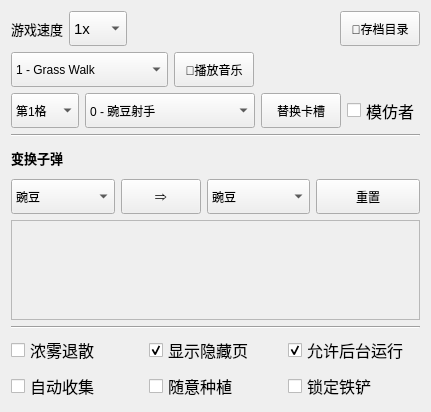
      <widget class="QWidget" name="tab_5">
       <attribute name="title">
        <string>杂项</string>
       </attribute>
       <layout class="QVBoxLayout" name="verticalLayout_6">
        <item>
         <layout class="QHBoxLayout" name="horizontalLayout_4">
          <item>
           <widget class="QLabel" name="label_12">
            <property name="font">
             <font>
              <family>Arial</family>
              <pointsize>10</pointsize>
              <weight>50</weight>
              <bold>false</bold>
             </font>
            </property>
            <property name="text">
             <string>游戏速度</string>
            </property>
           </widget>
          </item>
          <item>
           <widget class="QComboBox" name="comboBox">
            <property name="sizePolicy">
             <sizepolicy hsizetype="Preferred" vsizetype="Fixed">
              <horstretch>0</horstretch>
              <verstretch>0</verstretch>
             </sizepolicy>
            </property>
            <property name="minimumSize">
             <size>
              <width>0</width>
              <height>35</height>
             </size>
            </property>
            <property name="maximumSize">
             <size>
              <width>16777215</width>
              <height>16777215</height>
             </size>
            </property>
            <property name="font">
             <font>
              <family>Arial</family>
              <pointsize>11</pointsize>
              <weight>50</weight>
              <italic>false</italic>
              <bold>false</bold>
             </font>
            </property>
            <property name="currentIndex">
             <number>3</number>
            </property>
            <item>
             <property name="text">
              <string>0.1x</string>
             </property>
            </item>
            <item>
             <property name="text">
              <string>0.2x</string>
             </property>
            </item>
            <item>
             <property name="text">
              <string>0.5x</string>
             </property>
            </item>
            <item>
             <property name="text">
              <string>1x</string>
             </property>
            </item>
            <item>
             <property name="text">
              <string>2x</string>
             </property>
            </item>
            <item>
             <property name="text">
              <string>5x</string>
             </property>
            </item>
            <item>
             <property name="text">
              <string>10x</string>
             </property>
            </item>
           </widget>
          </item>
          <item>
           <spacer name="horizontalSpacer">
            <property name="orientation">
             <enum>Qt::Horizontal</enum>
            </property>
            <property name="sizeHint" stdset="0">
             <size>
              <width>40</width>
              <height>20</height>
             </size>
            </property>
           </spacer>
          </item>
          <item>
           <widget class="QPushButton" name="pushButton_9">
            <property name="minimumSize">
             <size>
              <width>0</width>
              <height>35</height>
             </size>
            </property>
            <property name="text">
             <string>💾存档目录</string>
            </property>
           </widget>
          </item>
         </layout>
        </item>
        <item>
         <layout class="QHBoxLayout" name="horizontalLayout_9">
          <item>
           <widget class="QComboBox" name="comboBox_10">
            <property name="minimumSize">
             <size>
              <width>150</width>
              <height>35</height>
             </size>
            </property>
            <item>
             <property name="text">
              <string>1 - Grass Walk</string>
             </property>
            </item>
            <item>
             <property name="text">
              <string>2 - Moongrains</string>
             </property>
            </item>
            <item>
             <property name="text">
              <string>3 - Watery Graves</string>
             </property>
            </item>
            <item>
             <property name="text">
              <string>4 - Rigor Mormist</string>
             </property>
            </item>
            <item>
             <property name="text">
              <string>5 - Graze the Roof</string>
             </property>
            </item>
            <item>
             <property name="text">
              <string>6 - Choose Your Seeds</string>
             </property>
            </item>
            <item>
             <property name="text">
              <string>7 - Crazy Dave</string>
             </property>
            </item>
            <item>
             <property name="text">
              <string>8 - Zen Garden</string>
             </property>
            </item>
            <item>
             <property name="text">
              <string>9 - Cerebrawl</string>
             </property>
            </item>
            <item>
             <property name="text">
              <string>10 - Loonboon</string>
             </property>
            </item>
            <item>
             <property name="text">
              <string>11 - Ultimate Battle</string>
             </property>
            </item>
            <item>
             <property name="text">
              <string>12 - Brainiac Maniac</string>
             </property>
            </item>
           </widget>
          </item>
          <item>
           <widget class="QPushButton" name="pushButton_17">
            <property name="sizePolicy">
             <sizepolicy hsizetype="Minimum" vsizetype="Fixed">
              <horstretch>0</horstretch>
              <verstretch>0</verstretch>
             </sizepolicy>
            </property>
            <property name="minimumSize">
             <size>
              <width>0</width>
              <height>35</height>
             </size>
            </property>
            <property name="text">
             <string>🎵播放音乐</string>
            </property>
           </widget>
          </item>
          <item>
           <spacer name="horizontalSpacer_3">
            <property name="orientation">
             <enum>Qt::Horizontal</enum>
            </property>
            <property name="sizeHint" stdset="0">
             <size>
              <width>40</width>
              <height>20</height>
             </size>
            </property>
           </spacer>
          </item>
         </layout>
        </item>
        <item>
         <layout class="QHBoxLayout" name="horizontalLayout_16">
          <item>
           <widget class="QComboBox" name="comboBox_19">
            <property name="sizePolicy">
             <sizepolicy hsizetype="Fixed" vsizetype="Preferred">
              <horstretch>0</horstretch>
              <verstretch>0</verstretch>
             </sizepolicy>
            </property>
            <property name="minimumSize">
             <size>
              <width>0</width>
              <height>35</height>
             </size>
            </property>
            <property name="maximumSize">
             <size>
              <width>16777215</width>
              <height>35</height>
             </size>
            </property>
            <property name="currentIndex">
             <number>1</number>
            </property>
            <item>
             <property name="text">
              <string>所有格</string>
             </property>
            </item>
            <item>
             <property name="text">
              <string>第1格</string>
             </property>
            </item>
            <item>
             <property name="text">
              <string>第2格</string>
             </property>
            </item>
            <item>
             <property name="text">
              <string>第3格</string>
             </property>
            </item>
            <item>
             <property name="text">
              <string>第4格</string>
             </property>
            </item>
            <item>
             <property name="text">
              <string>第5格</string>
             </property>
            </item>
            <item>
             <property name="text">
              <string>第6格</string>
             </property>
            </item>
            <item>
             <property name="text">
              <string>第7格</string>
             </property>
            </item>
            <item>
             <property name="text">
              <string>第8格</string>
             </property>
            </item>
            <item>
             <property name="text">
              <string>第9格</string>
             </property>
            </item>
            <item>
             <property name="text">
              <string>第10格</string>
             </property>
            </item>
           </widget>
          </item>
          <item>
           <widget class="QComboBox" name="comboBox_20">
            <property name="sizePolicy">
             <sizepolicy hsizetype="Preferred" vsizetype="Preferred">
              <horstretch>0</horstretch>
              <verstretch>0</verstretch>
             </sizepolicy>
            </property>
            <property name="minimumSize">
             <size>
              <width>170</width>
              <height>35</height>
             </size>
            </property>
            <property name="maximumSize">
             <size>
              <width>170</width>
              <height>35</height>
             </size>
            </property>
            <property name="styleSheet">
             <string notr="true"/>
            </property>
            <item>
             <property name="text">
              <string>0 - 豌豆射手</string>
             </property>
            </item>
            <item>
             <property name="text">
              <string>1 - 向日葵</string>
             </property>
            </item>
            <item>
             <property name="text">
              <string>2 - 樱桃炸弹</string>
             </property>
            </item>
            <item>
             <property name="text">
              <string>3 - 坚果</string>
             </property>
            </item>
            <item>
             <property name="text">
              <string>4 - 土豆雷</string>
             </property>
            </item>
            <item>
             <property name="text">
              <string>5 - 寒冰射手</string>
             </property>
            </item>
            <item>
             <property name="text">
              <string>6 - 大嘴花</string>
             </property>
            </item>
            <item>
             <property name="text">
              <string>7 - 双发射手</string>
             </property>
            </item>
            <item>
             <property name="text">
              <string>8 - 小喷菇</string>
             </property>
            </item>
            <item>
             <property name="text">
              <string>9 - 阳光菇</string>
             </property>
            </item>
            <item>
             <property name="text">
              <string>10 - 大喷菇</string>
             </property>
            </item>
            <item>
             <property name="text">
              <string>11 - 墓碑吞噬者</string>
             </property>
            </item>
            <item>
             <property name="text">
              <string>12 - 魅惑菇</string>
             </property>
            </item>
            <item>
             <property name="text">
              <string>13 - 胆小菇</string>
             </property>
            </item>
            <item>
             <property name="text">
              <string>14 - 寒冰菇</string>
             </property>
            </item>
            <item>
             <property name="text">
              <string>15 - 毁灭菇</string>
             </property>
            </item>
            <item>
             <property name="text">
              <string>16 - 睡莲</string>
             </property>
            </item>
            <item>
             <property name="text">
              <string>17 - 窝瓜</string>
             </property>
            </item>
            <item>
             <property name="text">
              <string>18 - 三线射手</string>
             </property>
            </item>
            <item>
             <property name="text">
              <string>19 - 缠绕水草</string>
             </property>
            </item>
            <item>
             <property name="text">
              <string>20 - 火爆辣椒</string>
             </property>
            </item>
            <item>
             <property name="text">
              <string>21 - 地刺</string>
             </property>
            </item>
            <item>
             <property name="text">
              <string>22 - 火炬树桩</string>
             </property>
            </item>
            <item>
             <property name="text">
              <string>23 - 高坚果</string>
             </property>
            </item>
            <item>
             <property name="text">
              <string>24 - 水兵菇</string>
             </property>
            </item>
            <item>
             <property name="text">
              <string>25 - 路灯花</string>
             </property>
            </item>
            <item>
             <property name="text">
              <string>26 - 仙人掌</string>
             </property>
            </item>
            <item>
             <property name="text">
              <string>27 - 三叶草</string>
             </property>
            </item>
            <item>
             <property name="text">
              <string>28 - 裂荚射手</string>
             </property>
            </item>
            <item>
             <property name="text">
              <string>29 - 杨桃</string>
             </property>
            </item>
            <item>
             <property name="text">
              <string>30 - 南瓜头</string>
             </property>
            </item>
            <item>
             <property name="text">
              <string>31 - 磁力菇</string>
             </property>
            </item>
            <item>
             <property name="text">
              <string>32 - 卷心菜投手</string>
             </property>
            </item>
            <item>
             <property name="text">
              <string>33 - 花盆</string>
             </property>
            </item>
            <item>
             <property name="text">
              <string>34 - 玉米投手</string>
             </property>
            </item>
            <item>
             <property name="text">
              <string>35 - 咖啡豆</string>
             </property>
            </item>
            <item>
             <property name="text">
              <string>36 - 大蒜</string>
             </property>
            </item>
            <item>
             <property name="text">
              <string>37 - 莴苣</string>
             </property>
            </item>
            <item>
             <property name="text">
              <string>38 - 金盏花</string>
             </property>
            </item>
            <item>
             <property name="text">
              <string>39 - 西瓜投手</string>
             </property>
            </item>
            <item>
             <property name="text">
              <string>40 - 机枪射手</string>
             </property>
            </item>
            <item>
             <property name="text">
              <string>41 - 双生向日葵</string>
             </property>
            </item>
            <item>
             <property name="text">
              <string>42 - 忧郁菇</string>
             </property>
            </item>
            <item>
             <property name="text">
              <string>43 - 香蒲</string>
             </property>
            </item>
            <item>
             <property name="text">
              <string>44 - 冰瓜投手</string>
             </property>
            </item>
            <item>
             <property name="text">
              <string>45 - 吸金磁</string>
             </property>
            </item>
            <item>
             <property name="text">
              <string>46 - 地刺王</string>
             </property>
            </item>
            <item>
             <property name="text">
              <string>47 - 玉米加农炮</string>
             </property>
            </item>
            <item>
             <property name="text">
              <string>48 - 模仿者</string>
             </property>
            </item>
            <item>
             <property name="text">
              <string>49 - 爆炸坚果</string>
             </property>
            </item>
            <item>
             <property name="text">
              <string>50 - 巨型坚果</string>
             </property>
            </item>
            <item>
             <property name="text">
              <string>51 - 幼苗</string>
             </property>
            </item>
            <item>
             <property name="text">
              <string>52 - 左向双发射手</string>
             </property>
            </item>
           </widget>
          </item>
          <item>
           <widget class="QPushButton" name="pushButton_29">
            <property name="sizePolicy">
             <sizepolicy hsizetype="Preferred" vsizetype="Preferred">
              <horstretch>0</horstretch>
              <verstretch>0</verstretch>
             </sizepolicy>
            </property>
            <property name="minimumSize">
             <size>
              <width>0</width>
              <height>35</height>
             </size>
            </property>
            <property name="maximumSize">
             <size>
              <width>16777215</width>
              <height>35</height>
             </size>
            </property>
            <property name="text">
             <string>替换卡槽</string>
            </property>
           </widget>
          </item>
          <item>
           <widget class="QCheckBox" name="checkBox_30">
            <property name="sizePolicy">
             <sizepolicy hsizetype="Minimum" vsizetype="Preferred">
              <horstretch>0</horstretch>
              <verstretch>0</verstretch>
             </sizepolicy>
            </property>
            <property name="minimumSize">
             <size>
              <width>0</width>
              <height>35</height>
             </size>
            </property>
            <property name="maximumSize">
             <size>
              <width>16777215</width>
              <height>35</height>
             </size>
            </property>
            <property name="font">
             <font>
              <family>Arial</family>
              <pointsize>12</pointsize>
              <weight>50</weight>
              <bold>false</bold>
             </font>
            </property>
            <property name="text">
             <string>模仿者</string>
            </property>
           </widget>
          </item>
         </layout>
        </item>
        <item>
         <widget class="Line" name="line_6">
          <property name="orientation">
           <enum>Qt::Horizontal</enum>
          </property>
         </widget>
        </item>
        <item>
         <layout class="QHBoxLayout" name="horizontalLayout_23">
          <item>
           <widget class="QLabel" name="label_19">
            <property name="minimumSize">
             <size>
              <width>0</width>
              <height>30</height>
             </size>
            </property>
            <property name="font">
             <font>
              <family>Arial</family>
              <pointsize>10</pointsize>
              <weight>75</weight>
              <bold>true</bold>
             </font>
            </property>
            <property name="text">
             <string>变换子弹</string>
            </property>
           </widget>
          </item>
          <item>
           <spacer name="horizontalSpacer_11">
            <property name="orientation">
             <enum>Qt::Horizontal</enum>
            </property>
            <property name="sizeHint" stdset="0">
             <size>
              <width>40</width>
              <height>20</height>
             </size>
            </property>
           </spacer>
          </item>
         </layout>
        </item>
        <item>
         <layout class="QHBoxLayout" name="horizontalLayout_5">
          <item>
           <widget class="QComboBox" name="comboBox_13">
            <property name="sizePolicy">
             <sizepolicy hsizetype="Preferred" vsizetype="Fixed">
              <horstretch>0</horstretch>
              <verstretch>0</verstretch>
             </sizepolicy>
            </property>
            <property name="minimumSize">
             <size>
              <width>100</width>
              <height>35</height>
             </size>
            </property>
            <property name="maximumSize">
             <size>
              <width>16777215</width>
              <height>16777215</height>
             </size>
            </property>
            <item>
             <property name="text">
              <string>豌豆</string>
             </property>
            </item>
            <item>
             <property name="text">
              <string>冰豌豆</string>
             </property>
            </item>
            <item>
             <property name="text">
              <string>卷心菜</string>
             </property>
            </item>
            <item>
             <property name="text">
              <string>西瓜</string>
             </property>
            </item>
            <item>
             <property name="text">
              <string>孢子</string>
             </property>
            </item>
            <item>
             <property name="text">
              <string>冰瓜</string>
             </property>
            </item>
            <item>
             <property name="text">
              <string>杨桃</string>
             </property>
            </item>
            <item>
             <property name="text">
              <string>尖刺</string>
             </property>
            </item>
            <item>
             <property name="text">
              <string>玉米粒</string>
             </property>
            </item>
            <item>
             <property name="text">
              <string>玉米炮弹</string>
             </property>
            </item>
            <item>
             <property name="text">
              <string>黄油</string>
             </property>
            </item>
           </widget>
          </item>
          <item>
           <widget class="QPushButton" name="pushButton_16">
            <property name="sizePolicy">
             <sizepolicy hsizetype="Fixed" vsizetype="Fixed">
              <horstretch>0</horstretch>
              <verstretch>0</verstretch>
             </sizepolicy>
            </property>
            <property name="minimumSize">
             <size>
              <width>0</width>
              <height>35</height>
             </size>
            </property>
            <property name="font">
             <font>
              <family>Arial</family>
              <pointsize>12</pointsize>
              <weight>75</weight>
              <bold>true</bold>
             </font>
            </property>
            <property name="text">
             <string>⇒</string>
            </property>
           </widget>
          </item>
          <item>
           <widget class="QComboBox" name="comboBox_12">
            <property name="sizePolicy">
             <sizepolicy hsizetype="Preferred" vsizetype="Fixed">
              <horstretch>0</horstretch>
              <verstretch>0</verstretch>
             </sizepolicy>
            </property>
            <property name="minimumSize">
             <size>
              <width>100</width>
              <height>35</height>
             </size>
            </property>
            <property name="maximumSize">
             <size>
              <width>16777215</width>
              <height>16777215</height>
             </size>
            </property>
            <item>
             <property name="text">
              <string>豌豆</string>
             </property>
            </item>
            <item>
             <property name="text">
              <string>冰豌豆</string>
             </property>
            </item>
            <item>
             <property name="text">
              <string>卷心菜</string>
             </property>
            </item>
            <item>
             <property name="text">
              <string>西瓜</string>
             </property>
            </item>
            <item>
             <property name="text">
              <string>孢子</string>
             </property>
            </item>
            <item>
             <property name="text">
              <string>冰瓜</string>
             </property>
            </item>
            <item>
             <property name="text">
              <string>杨桃</string>
             </property>
            </item>
            <item>
             <property name="text">
              <string>尖刺</string>
             </property>
            </item>
            <item>
             <property name="text">
              <string>篮球</string>
             </property>
            </item>
            <item>
             <property name="text">
              <string>玉米粒</string>
             </property>
            </item>
            <item>
             <property name="text">
              <string>玉米炮弹</string>
             </property>
            </item>
            <item>
             <property name="text">
              <string>黄油</string>
             </property>
            </item>
           </widget>
          </item>
          <item>
           <widget class="QPushButton" name="pushButton_18">
            <property name="sizePolicy">
             <sizepolicy hsizetype="Preferred" vsizetype="Fixed">
              <horstretch>0</horstretch>
              <verstretch>0</verstretch>
             </sizepolicy>
            </property>
            <property name="minimumSize">
             <size>
              <width>0</width>
              <height>35</height>
             </size>
            </property>
            <property name="text">
             <string>重置</string>
            </property>
           </widget>
          </item>
         </layout>
        </item>
        <item>
         <widget class="QTableView" name="tableView">
          <property name="enabled">
           <bool>false</bool>
          </property>
          <property name="maximumSize">
           <size>
            <width>16777215</width>
            <height>100</height>
           </size>
          </property>
          <property name="autoScroll">
           <bool>false</bool>
          </property>
          <property name="autoScrollMargin">
           <number>0</number>
          </property>
          <attribute name="horizontalHeaderVisible">
           <bool>false</bool>
          </attribute>
          <attribute name="horizontalHeaderMinimumSectionSize">
           <number>25</number>
          </attribute>
          <attribute name="horizontalHeaderDefaultSectionSize">
           <number>156</number>
          </attribute>
          <attribute name="horizontalHeaderHighlightSections">
           <bool>true</bool>
          </attribute>
          <attribute name="verticalHeaderVisible">
           <bool>false</bool>
          </attribute>
          <attribute name="verticalHeaderMinimumSectionSize">
           <number>15</number>
          </attribute>
          <attribute name="verticalHeaderDefaultSectionSize">
           <number>15</number>
          </attribute>
          <attribute name="verticalHeaderHighlightSections">
           <bool>true</bool>
          </attribute>
         </widget>
        </item>
        <item>
         <widget class="Line" name="line_4">
          <property name="orientation">
           <enum>Qt::Horizontal</enum>
          </property>
         </widget>
        </item>
        <item>
         <layout class="QGridLayout" name="gridLayout_4">
          <item row="0" column="0">
           <widget class="QCheckBox" name="checkBox_22">
            <property name="sizePolicy">
             <sizepolicy hsizetype="Minimum" vsizetype="Expanding">
              <horstretch>0</horstretch>
              <verstretch>0</verstretch>
             </sizepolicy>
            </property>
            <property name="font">
             <font>
              <family>Arial</family>
              <pointsize>12</pointsize>
              <weight>50</weight>
              <bold>false</bold>
             </font>
            </property>
            <property name="text">
             <string>浓雾退散</string>
            </property>
           </widget>
          </item>
          <item row="0" column="1">
           <widget class="QCheckBox" name="checkBox_11">
            <property name="sizePolicy">
             <sizepolicy hsizetype="Minimum" vsizetype="Expanding">
              <horstretch>0</horstretch>
              <verstretch>0</verstretch>
             </sizepolicy>
            </property>
            <property name="font">
             <font>
              <family>Arial</family>
              <pointsize>12</pointsize>
              <weight>50</weight>
              <bold>false</bold>
             </font>
            </property>
            <property name="text">
             <string>显示隐藏页</string>
            </property>
            <property name="checked">
             <bool>true</bool>
            </property>
           </widget>
          </item>
          <item row="0" column="2">
           <widget class="QCheckBox" name="checkBox_12">
            <property name="sizePolicy">
             <sizepolicy hsizetype="Minimum" vsizetype="Expanding">
              <horstretch>0</horstretch>
              <verstretch>0</verstretch>
             </sizepolicy>
            </property>
            <property name="font">
             <font>
              <family>Arial</family>
              <pointsize>12</pointsize>
              <weight>50</weight>
              <bold>false</bold>
             </font>
            </property>
            <property name="text">
             <string>允许后台运行</string>
            </property>
            <property name="checked">
             <bool>true</bool>
            </property>
           </widget>
          </item>
          <item row="1" column="1">
           <widget class="QCheckBox" name="checkBox_17">
            <property name="sizePolicy">
             <sizepolicy hsizetype="Minimum" vsizetype="Expanding">
              <horstretch>0</horstretch>
              <verstretch>0</verstretch>
             </sizepolicy>
            </property>
            <property name="font">
             <font>
              <family>Arial</family>
              <pointsize>12</pointsize>
              <weight>50</weight>
              <bold>false</bold>
             </font>
            </property>
            <property name="text">
             <string>随意种植</string>
            </property>
           </widget>
          </item>
          <item row="1" column="2">
           <widget class="QCheckBox" name="checkBox_10">
            <property name="sizePolicy">
             <sizepolicy hsizetype="Minimum" vsizetype="Expanding">
              <horstretch>0</horstretch>
              <verstretch>0</verstretch>
             </sizepolicy>
            </property>
            <property name="font">
             <font>
              <family>Arial</family>
              <pointsize>12</pointsize>
              <weight>50</weight>
              <bold>false</bold>
             </font>
            </property>
            <property name="text">
             <string>锁定铁铲</string>
            </property>
           </widget>
          </item>
          <item row="1" column="0">
           <widget class="QCheckBox" name="checkBox">
            <property name="sizePolicy">
             <sizepolicy hsizetype="Minimum" vsizetype="Expanding">
              <horstretch>0</horstretch>
              <verstretch>0</verstretch>
             </sizepolicy>
            </property>
            <property name="font">
             <font>
              <family>Arial</family>
              <pointsize>12</pointsize>
              <weight>50</weight>
              <bold>false</bold>
             </font>
            </property>
            <property name="text">
             <string>自动收集</string>
            </property>
           </widget>
          </item>
         </layout>
        </item>
       </layout>
      </widget>
